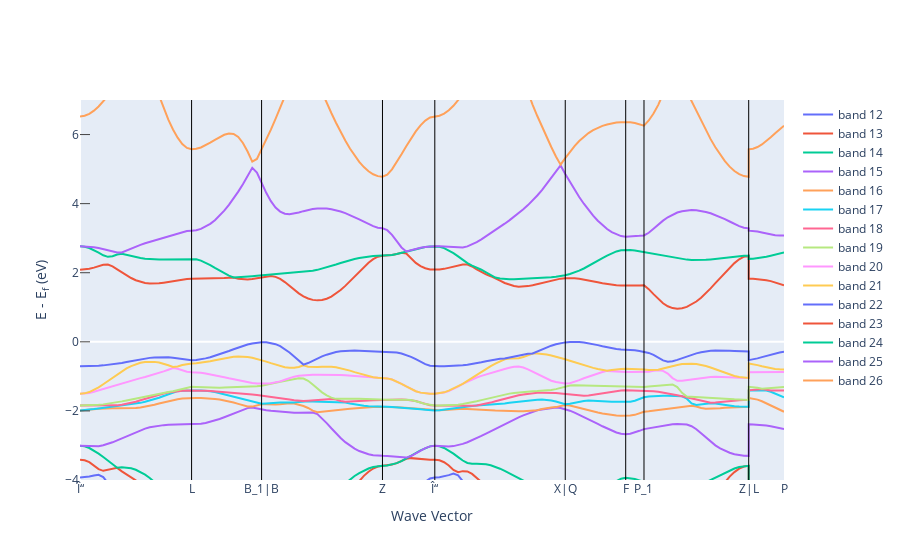

Notebook cell for this chart:
### Markdown cell above
# Electronic bandstructure

### Code cell
fig_el_bs = get_plot_bs(el_bs, plot_range=[-4,7])
fig_el_bs.show()

### Figure 1 — Plotly figure (JSON) as saved in the notebook; plotly's stock layout.template omitted (floating-point values rounded to 4 significant figures; data arrays with more than 128 entries replaced by an {"elided": "..."} marker saying what was removed)
{"data": [{"mode": "lines", "name": "band 12", "type": "scatter", "x": {"elided": "160 float values"}, "y": {"elided": "160 float values"}}, {"mode": "lines", "name": "band 13", "type": "scatter", "x": {"elided": "160 float values"}, "y": {"elided": "160 float values"}}, {"mode": "lines", "name": "band 14", "type": "scatter", "x": {"elided": "160 float values"}, "y": {"elided": "160 float values"}}, {"mode": "lines", "name": "band 15", "type": "scatter", "x": {"elided": "160 float values"}, "y": {"elided": "160 float values"}}, {"mode": "lines", "name": "band 16", "type": "scatter", "x": {"elided": "160 float values"}, "y": {"elided": "160 float values"}}, {"mode": "lines", "name": "band 17", "type": "scatter", "x": {"elided": "160 float values"}, "y": {"elided": "160 float values"}}, {"mode": "lines", "name": "band 18", "type": "scatter", "x": {"elided": "160 float values"}, "y": {"elided": "160 float values"}}, {"mode": "lines", "name": "band 19", "type": "scatter", "x": {"elided": "160 float values"}, "y": {"elided": "160 float values"}}, {"mode": "lines", "name": "band 20", "type": "scatter", "x": {"elided": "160 float values"}, "y": {"elided": "160 float values"}}, {"mode": "lines", "name": "band 21", "type": "scatter", "x": {"elided": "160 float values"}, "y": {"elided": "160 float values"}}, {"mode": "lines", "name": "band 22", "type": "scatter", "x": {"elided": "160 float values"}, "y": {"elided": "160 float values"}}, {"mode": "lines", "name": "band 23", "type": "scatter", "x": {"elided": "160 float values"}, "y": {"elided": "160 float values"}}, {"mode": "lines", "name": "band 24", "type": "scatter", "x": {"elided": "160 float values"}, "y": {"elided": "160 float values"}}, {"mode": "lines", "name": "band 25", "type": "scatter", "x": {"elided": "160 float values"}, "y": {"elided": "160 float values"}}, {"mode": "lines", "name": "band 26", "type": "scatter", "x": {"elided": "160 float values"}, "y": {"elided": "160 float values"}}], "layout": {"shapes": [{"line": {"color": "black", "width": 1}, "type": "line", "x0": 1.171, "x1": 1.171, "xref": "x", "y0": 0, "y1": 1, "yref": "y domain"}, {"line": {"color": "black", "width": 1}, "type": "line", "x0": 1.906, "x1": 1.906, "xref": "x", "y0": 0, "y1": 1, "yref": "y domain"}, {"line": {"color": "black", "width": 1}, "type": "line", "x0": 3.175, "x1": 3.175, "xref": "x", "y0": 0, "y1": 1, "yref": "y domain"}, {"line": {"color": "black", "width": 1}, "type": "line", "x0": 3.724, "x1": 3.724, "xref": "x", "y0": 0, "y1": 1, "yref": "y domain"}, {"line": {"color": "black", "width": 1}, "type": "line", "x0": 5.094, "x1": 5.094, "xref": "x", "y0": 0, "y1": 1, "yref": "y domain"}, {"line": {"color": "black", "width": 1}, "type": "line", "x0": 5.728, "x1": 5.728, "xref": "x", "y0": 0, "y1": 1, "yref": "y domain"}, {"line": {"color": "black", "width": 1}, "type": "line", "x0": 5.92, "x1": 5.92, "xref": "x", "y0": 0, "y1": 1, "yref": "y domain"}, {"line": {"color": "black", "width": 1}, "type": "line", "x0": 7.019, "x1": 7.019, "xref": "x", "y0": 0, "y1": 1, "yref": "y domain"}], "xaxis": {"mirror": true, "showgrid": false, "ticklen": 0, "ticks": "inside", "ticktext": ["Î“", "L", "B_1|B", "Z", "Î“", "X|Q", "F", "P_1", "Z|L", "P"], "tickvals": [0, 1.171, 1.906, 3.175, 3.724, 5.094, 5.728, 5.92, 7.019, 7.39], "title": {"text": "Wave Vector"}}, "yaxis": {"mirror": true, "range": [-4, 7], "showgrid": false, "ticklen": 10, "ticks": "inside", "title": {"text": "E - E<sub>f</sub> (eV)"}}}}
